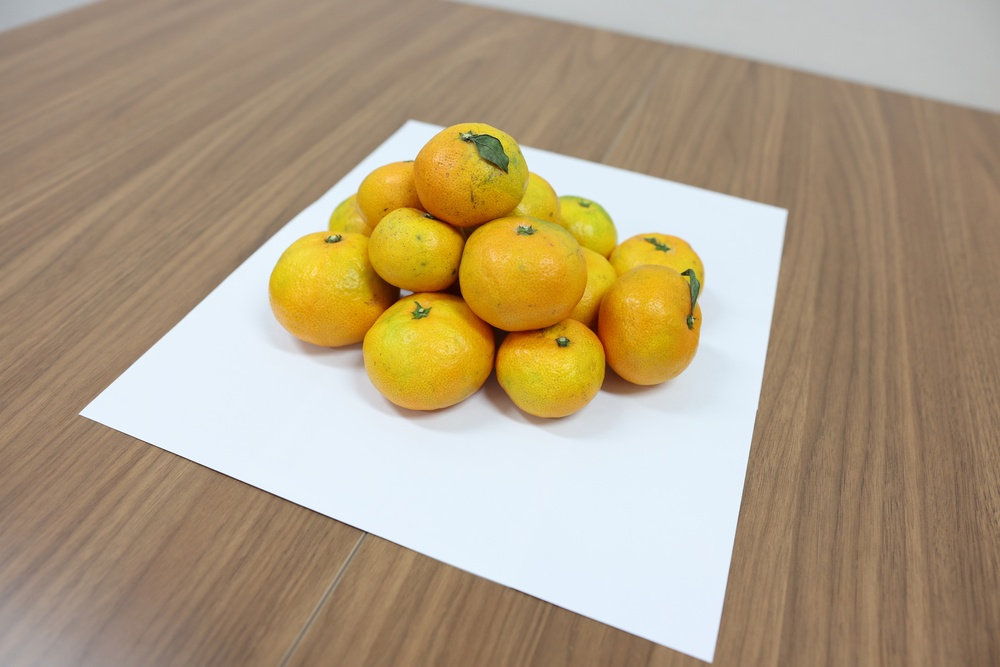
#> input picture data/dataset_two-view/sfm01.jpg, 1000 x 667 px, shrunk from 2048 x 1366 before the run
$ jupyter execute --allow-errors report.ipynb
#> lines starting #> are read from the running program, lines starting #| are printed output that depends on the picture
# Computer Vision Programming Assignment 2
본 자료는 광주과학기술원 AI대학원 `EC5303 Computer Vision`의 `Programming Assignment 2 - Structure from Motion`에 대한 코드 및 정답을 포함합니다.

이 자료는 과제 제출을 위한 코드 정리 및 결과 보고를 위주로 작성된 결과 보고서입니다.

Python code에 대한 상세한 사용방법은 `README.md`를 참조해주시기 바랍니다.

보고서는 다음과 같은 순서로 서술되어 있습니다.

1. 패키지 및 편의 함수
2. 이미지 불러오기
3. Feature Extraction and Matching
4. Estimate Essential Matrix
5. Triangulation
6. Visualization by MeshLab

## Import Packages

전체 연산에 필요한 패키지를 임포트합니다. `이미지 처리`, `행렬 연산`, `시각화`를 위한 패키지입니다.

패키지 중 `oct2py`는 운영체제에 설치된 `octave`를 기반으로 작동합니다. `octave`설치에 대한 자세한 설명은 `README.md`를 참조해주세요.

[cell 1]
import cv2
import numpy as np
from oct2py import octave
# Set octave path
#> (the rest of this cell did not finish here and is left out)

## Load Images

Stereo images를 사용하기에 2 장의 이미지를 불러옵니다. 불러온 각 이미지는 `Feature matching`을 위하여 `Gray scale`로 변환합니다. 불러온 이미지는 아래와 같습니다.

[cell 2]
# Load images
filename = [
    'data/dataset_two-view/sfm01.jpg',
    'data/dataset_two-view/sfm02.jpg'
]
img = [cv2.imread(f) for f in filename]
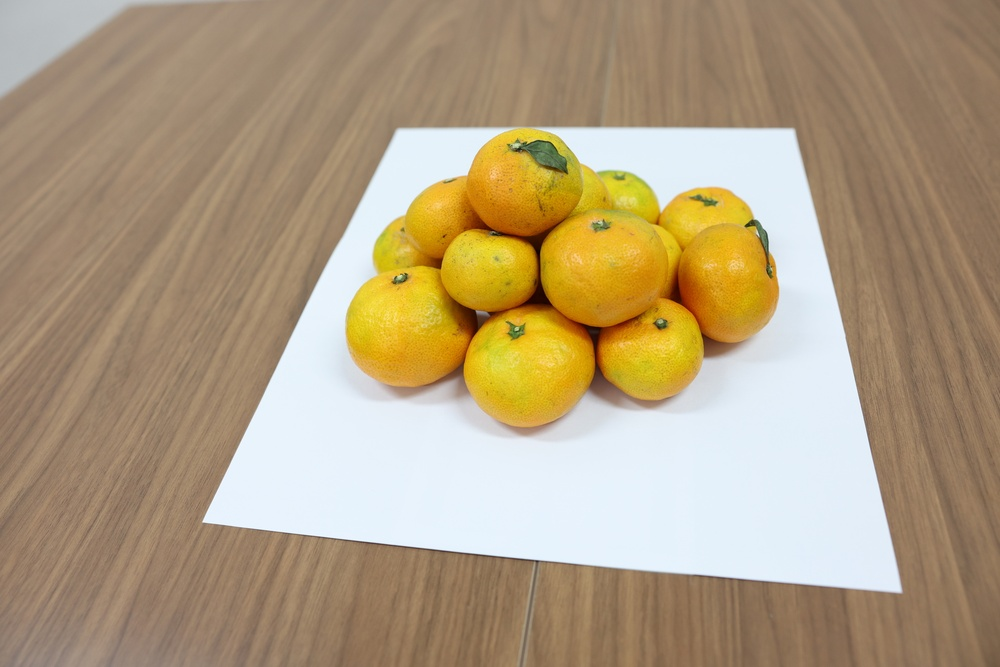
#> input picture data/dataset_two-view/sfm02.jpg, 1000 x 667 px, shrunk from 2048 x 1366 before the run
#> img = 2 items
gray = [cv2.cvtColor(i, cv2.COLOR_BGR2GRAY) for i in img]
#> gray = 2 items

[cell 3]
grays = np.concatenate([gray[0], gray[1]], axis=1)
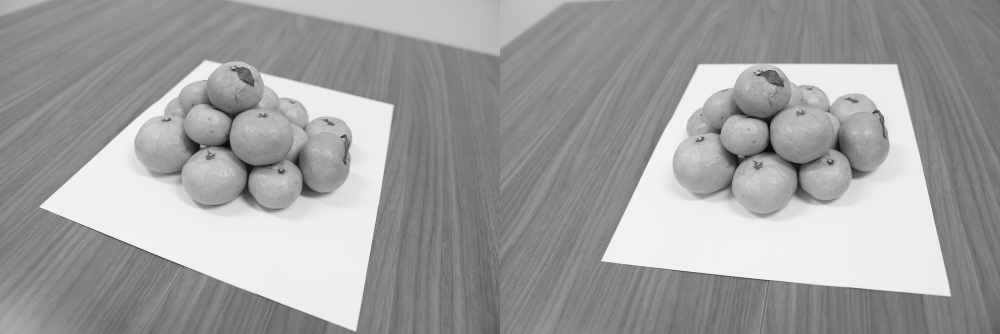
#> grays: shape (667, 2000) (shown at 1/2 size); min 6, max 254, mean 159.6
#> (the rest of this cell did not finish here and is left out)

---

## Feature Extraction

불러온 이미지로부터 `Feature descriptors`를 검출합니다. `opencv`의 `SIFT`를 사용하여 이미지로부터 `Feature`를 추출하고, `opencv`의 `detectAndCompute` 함수를 사용하여 `Keypoints`와 `Descriptors`를 검출합니다.

[cell 4]
def image_to_sift(img):
    # create SIFT
    sift = cv2.SIFT_create()
    # Detect keypoints and descriptors
    kp = []
    desc = []
    for i in range(len(img)):
        tmp_kp, tmp_desc = sift.detectAndCompute(img[i], None)
        kp.append(tmp_kp)
        desc.append(tmp_desc)
#> this loop made 2 passes
#> after the loop, desc = 2 items; kp = 2 items

    return kp, desc

[cell 5]
kp, desc = image_to_sift(img)
#> kp = 2 items; desc = 2 items

[cell 6]
img_kp = [
    cv2.drawKeypoints(gray[i], kp[i], img[i],
    flags=cv2.DRAW_MATCHES_FLAGS_DRAW_RICH_KEYPOINTS) for i in range(len(img))
]
#> img_kp = 2 items
img_kp = np.concatenate([img_kp[0], img_kp[1]], axis=1)
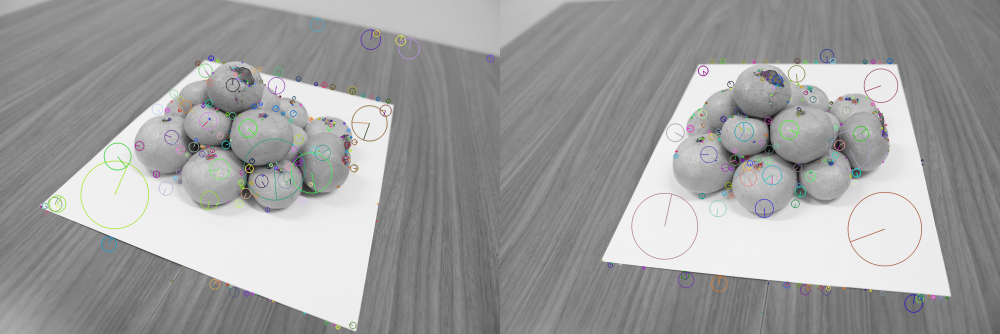
#> img_kp: shape (667, 2000, 3) (shown at 1/2 size); mean of channels 0, 1, 2 159, 159.2, 159; drawn as B, G, R
#> (the rest of this cell did not finish here and is left out)

## Feature Matching

앞서 검출한 `Descriptors`를 사용하여 `Feature matching`을 진행합니다. `opencv`의 `FlannBasedMatcher`와 `knnMatch`를 사용합니다. 각 클래스와 함수에 대한 파라미터는 코드를 참조해 주십시오.

먼저 `match points`를 계산합니다.

[cell 7]
FLANN_INDEX_KDTREE = 0
index_params = {'algorithm':FLANN_INDEX_KDTREE, 'trees':5}
search_params = {'checks': 50}

flann = cv2.FlannBasedMatcher(index_params, search_params)
matches = flann.knnMatch(desc[0], desc[1], k=2, compactResult=True)
#> matches = 299 matches

계산된 `match points`를 시각화 합니다.

[cell 8]
matchesMask = [[0, 0] for i in range(len(matches))]
#> matchesMask = 299 pairs, first value 0 to 0, second value 0 to 0
for i, (m, n) in enumerate(matches):
    if m.distance < 0.75*n.distance:
        matchesMask[i] = [1, 0]
#> after the loop, matchesMask = 299 pairs, first value 0 to 1, second value 0 to 0

matched_image = cv2.drawMatchesKnn(
    img[0], kp[0],
    img[1], kp[1],
    matches, None, matchesMask=matchesMask)
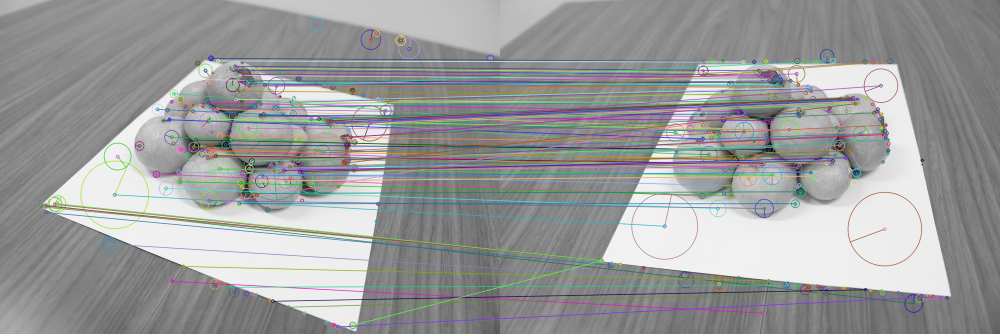
#> matched_image: shape (667, 2000, 3) (shown at 1/2 size); mean of channels 0, 1, 2 156.2, 156.2, 155; drawn as B, G, R

#> (a cell that did not finish here is left out)

---

## Estimate Essential Matrix

`Match points` 중 결과가 좋은 `points`만 추출하여 이것으로부터 `Calibrated 5-pt algorithm with RANSAC`을 이용해 `Essential Matrix`를 계산합니다.

먼저, 정확도가 높은 `Match points`를 추출합니다.

[cell 10]
ratio = 0.75
good_matches = [m for m, n in matches if m.distance < ratio * n.distance]
#> good_matches = 128 matches
img0_pt = np.int32([kp[0][m.queryIdx].pt for m in good_matches])
#> img0_pt = 128 pairs, first value 81 to 776, second value 116 to 654
img1_pt = np.int32([kp[1][m.trainIdx].pt for m in good_matches])
#> img1_pt = 128 pairs, first value 203 to 865, second value 121 to 625

추출된 `Match points`를 `Homogeneous points`로 만들고 `Intrinsic parameter`로 `normalize`합니다. (`hat symbol`은 `normalized coordinate`을 의미합니다.)

$$\hat{\bf{x}} = \bf{K^{-1}x}$$

[cell 11]
# Load Intrinsic Parameters
def readCamera(filename):
#> called with filename = 'data/K.txt'
    with open(filename, 'r') as f:
#> (reads data/K.txt from the repository)
        line = f.readline()
    line = line.rstrip().replace('[', '').replace(']', '').split(';')
    line = [list(map(float, l.split())) for l in line]
    return np.array(line)

camera_file = 'data/K.txt'
K = readCamera(camera_file)

[cell 12]
def homogeneous(v):
    return np.concatenate([v, np.ones((v.shape[0], 1))], axis=1)

def normalizeK(pt, K):
    return (K @ pt.T).T

가장 최적의 `Essential matrix`를 얻기 위해 `calibrated 5-pt algorithm`을 통해 얻어진 `Essential matrix`들에 대해 `RANSAC`을 사용합니다.

전체 `Match points` 중 임의로 5개의 `points`를 고른 뒤, 이로부터 제공받은 `calibrated_fivepoint` 함수를 사용하여 `Essential matrix`들을 얻습니다. (`calibrated_fivepoint`를 그대로 사용하기 위하여 `octave`와 `oct2py`를 사용했으며, `calibrated_fivepoint_helper`는 `octave`를 이용하여 `mex`로 변환했습니다.)

얻어진 `Essential matrix`를 `Fundamental matrix`로 변환하고,

$$\bf{F} = \bf{K^{-T}EK^{-1}}$$

이를 이용해 모든 `Match points`에 대한 `Sampson distance`를 계산합니다.

$$d_s(\bf{x}_{1}, \bf{x}_{2})=\frac{\bf{(x_{2}^{T}Fx_{1})^2}}{\bf{(Fx_{1}[0])^2+(Fx_{1}[1])^2})+(Fx_{2}[0])^2+(Fx_{2}[1])^2}$$

[cell 13]
def EtoF(E, K):
    K_inv = np.linalg.inv(K)
    return K_inv.T@E@K_inv

def distSampson(x1, f, x2):
    x1 = x1[:, np.newaxis]
    x2 = x2[:, np.newaxis]
    f_x1 = f @ x1
    x2t_f_x1 = x2.T @ f_x1
    ft_x2 = f.T @ x2

    return x2t_f_x1**2 / (f_x1[0]**2 + f_x1[1]**2 + ft_x2[0]**2 + ft_x2[1]**2)

계산된 `Distance`를 기반으로 `threshold`와 비교하여 `inlier`와 `outlier`를 구분하고 `inlier`의 수와 `distance of inlier`의 합을 이용하여 `error`를 계산합니다. ($\theta$는 `threshold`)

$$ Error = \frac{\sum_{\bf{x\in X_{in}}}{d_{s}(\bf{x}_{1}, \bf{x}_{2})}+\theta(\text{len}(\bf{X})-\text{len}(\bf{X_{in})})}
{\text{len}(\bf{X})}$$

`inlier`의 수와 `error`를 이용해 선택한 `Essential matrix`가 `best`인지 확인하고 갱신합니다. `best`이라면, `inlier ratio`, `number of samples`, `desired confidence`를 이용해 최대 반복 횟수를 갱신하고 최대 반복 횟수에 도달할 때까지 알고리즘을 반복합니다.

$$n_{trials} = \frac{\log(1-\text{desiredConfidence})}
{\log(1-\text{inlierRatio}^\text{nSamples})}$$

[cell 14]
def nTrials(inlierRatio, nSamples, desiredConfidence):
    return np.log(1-desiredConfidence) / np.log(1-(inlierRatio)**nSamples)

[cell 15]
def ransac(pt1, pt2, K=None, threshold=1.0, desiredConfidence=0.9999):
    # make points homogeneous
#> called with pt1 = array of shape (128, 2), pt2 = array of shape (128, 2), K = array of shape (3, 3), threshold = 0.8, desiredConfidence = 1
    pt1 = homogeneous(pt1)
#> pt1 = 128 rows, first 8: [81, 409, 1], [81, 413, 1], [81, 413, 1], [90, 411, 1], [90, 411, 1], [92, 424, 1], [109, 408, 1], [109, 408, 1]
    pt2 = homogeneous(pt2)
#> pt2 = 128 rows, first 8: [826, 606, 1], [203, 521, 1], [203, 521, 1], [203, 521, 1], [203, 521, 1], [220, 529, 1], [203, 521, 1], [203, 521, 1]
    # normalize points
    if K.any():
        pt1_n = normalizeK(pt1, K)
#> pt1_n = 128 rows, first 8: [123012.7, 619500.7, 1], [123012.7, 625552.6, 1], [123012.7, 625552.6, 1], [136567.3, 622526.6, 1], [136567.3, 622526.6, 1], [139579.5, 642195.2, 1], [165182.7, 617987.8, 1], [165182.7, 617987.8, 1]
        pt2_n = normalizeK(pt2, K)
#> pt2_n = 128 rows, first 8: [1245034.9, 917554.8, 1], [306753.3, 788952.8, 1], [306753.3, 788952.8, 1], [306753.3, 788952.8, 1], [306753.3, 788952.8, 1], [332356.4, 801056.5, 1], [306753.3, 788952.8, 1], [306753.3, 788952.8, 1]

    # best values
    bestInlierCount = 0
    bestInliers = []
    bestErr = np.inf
    bestE = []

    nSamples = 5

    # initial iteration count
    m, t = 10000, 1
    while t < m:
        # choose 5 random points
        random_index = np.random.choice(len(pt1), nSamples)
        # normalize feature coordinates
        q1 = pt1_n[random_index].T
        q2 = pt2_n[random_index].T

        # calculate essential matrix for randomly chosen 5-pt
        Evec = octave.calibrated_fivepoint(q1, q2)
        E = np.transpose(Evec.reshape(3, 3, -1), (2,0,1)) if len(Evec) else np.array([])
        for e in E:
            # calculate fundamental matrix for E
            F = EtoF(e, K)
            # calculate sampson distances for all match points
            d = np.array([distSampson(pt1[j], F, pt2[j]) for j in range(len(pt1))]).squeeze()

            # find inlier indxes
            inlier_indexes = np.nonzero(d < threshold)[0]
            inlierCount = len(inlier_indexes)
            total_count = len(pt1)
            Err = (sum(d[inlier_indexes]) + (total_count - inlierCount)*threshold) / total_count

            # update the best values
            if ( inlierCount > bestInlierCount or (inlierCount == bestInlierCount and Err < bestErr ) ):
                bestInlierCount = inlierCount
                bestErr = Err
                bestInliers = inlier_indexes
                bestE = e

                # update max iteration count
                inlierRatio = inlierCount / total_count
                m = nTrials(inlierRatio, nSamples, desiredConfidence)
        t = t+1
#> this loop made 1 pass
#> random_index on pass 1: [44, 47, 117, 64, 67]
#> after the loop, bestE = []; bestErr = inf; bestInlierCount = 0; bestInliers = []; m = 10000; t = 1

    # final inlier points
    in1 = pt1[bestInliers]
    in2 = pt2[bestInliers]
    # final outlier points
    out1 = pt1[np.setdiff1d(range(len(pt1)), bestInliers)]
    out2 = pt2[np.setdiff1d(range(len(pt2)), bestInliers)]
    # final Essential Matrix
    E = bestE

    return E, in1, in2, out1, out2
